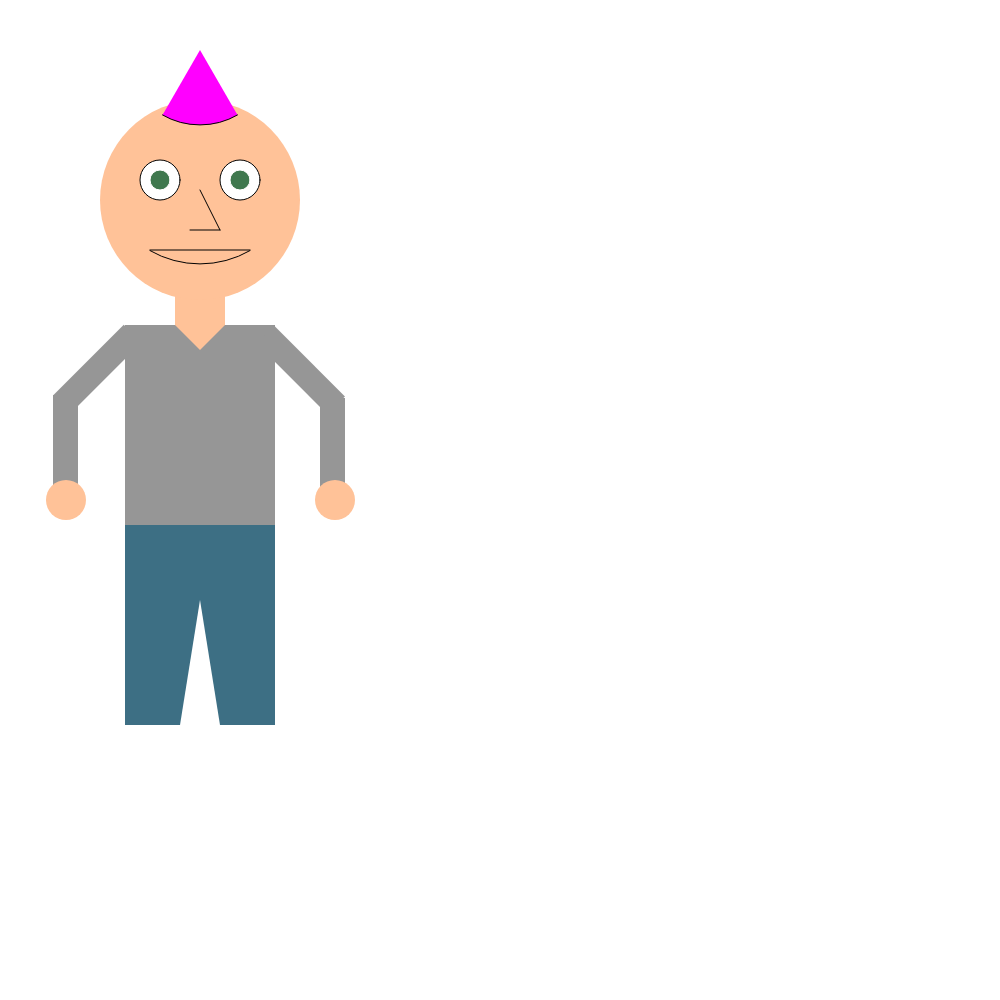
Frame 1 (no input)
Frame 60 (no input): identical to frame 1, image omitted
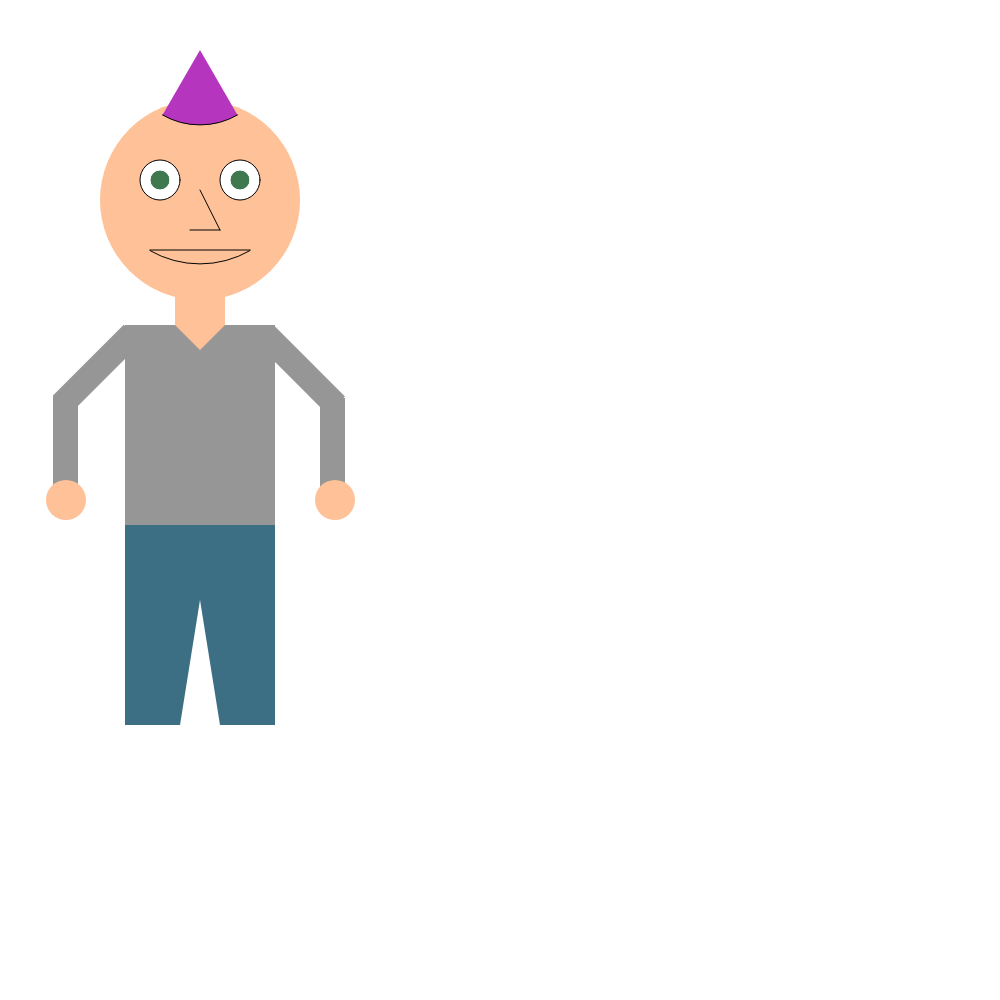
Frame 120 (the mouse pressed at the canvas centre since frame 60)

The p5.js sketch that drew these frames (run headless with seeded random() and noise() and a simulated clock; from frame 60 on, the mouse is pressed at the canvas centre):

// p5.js sketch
// ── sketch.js
let r,g,b;
function setup() {
  createCanvas(1000, 1000);
  r = 255
  g = 0
  b = 255
}

function draw() {
background(255);

// Shirt
push();
  translate( 0, 300 );
  noStroke();
  fill(150);
  rect(125,25,150,200);
  fill(255,194,152); //skin tone
  rect(175,-5,50,30);
  triangle(175,25,225,25,200,50);
pop();



// Left arm
push();
  translate( 0, 300 );
  noStroke();
  fill(150);
  rotate (radians(45));
  rect(105,-70,25,100);
  rotate (radians(-45));
  rect(53,95,25,100);
  fill(255,194,152);
  ellipse(66,200,40,40);
pop();


// Right arm
push();
  translate( 200, 400 );
  noStroke();
  fill(150);
  rotate (radians(-45));
  rect(80,0,25,100);
  rotate (radians(45));
  rect(120,-2,25,100);
  fill(255,194,152);
  ellipse(135,100,40,40);
pop();

// Pants
push();
  translate( 0, 500 );
  noStroke();
   fill(61,111,132);
  rect(125,25,150,200);
  fill(255);
  triangle(200,100,180,225,220,225);
pop();

// Face
push();
noStroke();
fill(255,194,152); //skin tone
ellipse(200,200,200,200);

//Whites of eyes
stroke(0 , 0, 0);
fill(255);
ellipse(160, 180, 40, 40);
ellipse(240, 180, 40, 40);

//Iris
stroke(255, 255, 255);
fill(63, 120, 78);
ellipse(160, 180, 20, 20);
ellipse(240, 180, 20, 20);

//Mohawk
stroke(0); // Black stroke On outside of arc
fill(r,g,b); //Mohawk color
arc(200, 50, 150, 150, -5*PI/3,-4*PI/3 );


// Nose
stroke(0);
line(200,190,220,230);
line(220,230,190,230);

 // Mouth
line(150,250,250,250);
noFill();
arc(200,164,200,200,-5*PI/3,-4*PI/3);

pop();

}

//Mouse click to change hair color
// used https://p5js.org/examples/hello-p5-interactivity-1.html
// for how to decare global variables at the start (let r,g,b)
// this function is called on every mouse click.
function mousePressed() {
    // Selects a random int for r from 0-255
    r = random(255);
    // Selects a random int for g from 0-255
    g = random(255);
    // Selects a random int for b from 0-255
    b = random(255);

}
